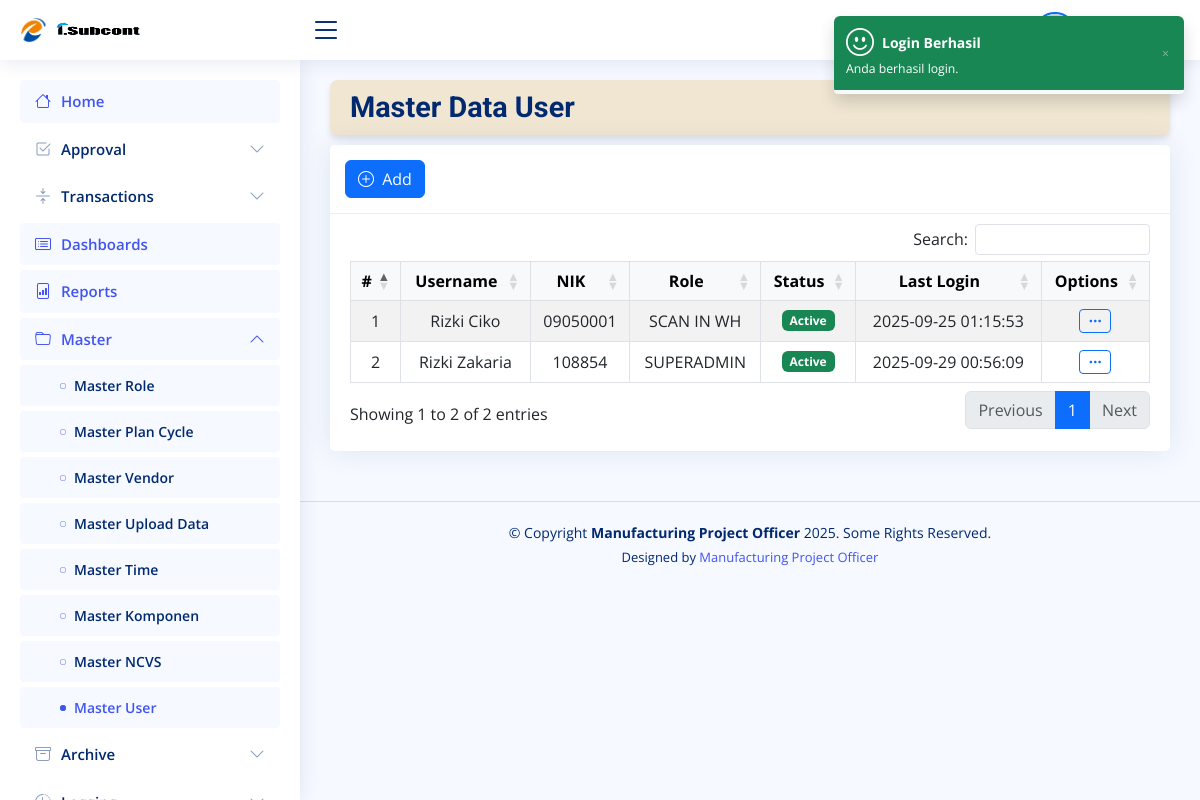
The app's page /pages/master-user.php (signed in) with its own data.
### tables this page shows
CREATE TABLE `menus` (
  `id` int(11) NOT NULL,
  `name` varchar(100) NOT NULL,
  `key_name` varchar(100) NOT NULL,
  `url` varchar(150) DEFAULT NULL,
  `icon` varchar(50) DEFAULT NULL,
  `parent_id` int(11) DEFAULT NULL,
  `ordering` int(11) DEFAULT 0,
  `is_active` tinyint(1) DEFAULT 1
);

CREATE TABLE `tbl_user` (
  `id_user` int(11) NOT NULL,
  `username` varchar(50) NOT NULL,
  `role_id` int(11) DEFAULT NULL,
  `nik_user` varchar(50) NOT NULL,
  `pass_user` varchar(255) NOT NULL,
  `pass_plain` varchar(255) NOT NULL,
  `last_login` timestamp NULL DEFAULT NULL,
  `is_deleted` tinyint(4) NOT NULL,
  `updated_by` varchar(50) NOT NULL,
  `timestamp` timestamp NOT NULL DEFAULT current_timestamp()
);

CREATE TABLE `roles` (
  `id` int(11) NOT NULL,
  `role_name` varchar(100) NOT NULL,
  `description` text DEFAULT NULL,
  `is_deleted` tinyint(4) NOT NULL,
  `updated_by` varchar(50) NOT NULL,
  `timestamp` timestamp NOT NULL DEFAULT current_timestamp()
);

### pages/master-user.php (the view, shortened to what this page needs)
<?php
require_once __DIR__ . '/../config/auth.php';
$users = mysqli_query($conn, "SELECT u.* , r.role_name
FROM tbl_user u
JOIN roles r ON u.role_id = r.id
WHERE u.is_deleted = '0'
ORDER BY timestamp DESC;");
?>
<!DOCTYPE html>
<html lang="en">
<head>
  <link href="../assets/vendor/bootstrap/css/bootstrap.min.css" rel="stylesheet">
  <link href="../assets/vendor/bootstrap-icons/bootstrap-icons.css" rel="stylesheet">
  <link href="../assets/vendor/boxicons/css/boxicons.min.css" rel="stylesheet">
  <link href="../assets/vendor/quill/quill.snow.css" rel="stylesheet">
  <link href="../assets/vendor/quill/quill.bubble.css" rel="stylesheet">
  <link href="../assets/vendor/remixicon/remixicon.css" rel="stylesheet">
  <link href="../assets/vendor/simple-datatables/style.css" rel="stylesheet">
  <link href="../assets/css/style.css" rel="stylesheet">
  <link href="https://cdn.jsdelivr.net/npm/select2@4.1.0-rc.0/dist/css/select2.min.css" rel="stylesheet" />
  <link href="https://cdn.jsdelivr.net/npm/select2@4.1.0-rc.0/dist/css/select2.min.css" rel="stylesheet" />
  <link rel="stylesheet" href="https://cdn.datatables.net/1.13.6/css/dataTables.bootstrap5.min.css">
  <link rel="stylesheet" href="https://cdn.datatables.net/buttons/2.4.1/css/buttons.bootstrap5.min.css">
  <link rel="stylesheet" href="https://cdn.datatables.net/responsive/2.5.0/css/responsive.bootstrap5.min.css">
</head>
<body>
  <?php
  include_once __DIR__ . '/../includes/header.php';
  ?>
  <main id="main" class="main">
    <div class="pagetitle text-black" style="background-color: #f0e6d2; padding: 10px 20px; border-radius: 8px; box-shadow: 0 4px 6px rgba(0,0,0,0.1);">
      <h1 style="font-size: 1.8rem; font-weight: 700; font-family: 'Roboto', sans-serif;">
        Master Data User
      </h1>
    </div>
    <section class="section">
      <div class="row">
        <div class="col-lg-12">
          <div class="card">
            <div class="card-header text-black">
              <div class="d-flex justify-content-between align-items-center w-100">
                <button type="button" class="btn btn-primary" data-bs-toggle="modal" data-bs-target="#tambahUserModal">
                  <i class="bi bi-plus-circle me-1"></i> Add
                </button>
              </div>
            </div>
            <div class="card-body" style="margin-top: 10px;">
              <div class="table-responsive" id="userTable">
                <table id="example1" class="table table-bordered table-striped text-center align-middle">
                  <thead class="table-light">
                    <tr>
                      <th class="text-center">#</th>
                      <th class="text-center">Username</th>
                      <th class="text-center">NIK</th>
                      <th class="text-center">Role</th>
                      <th class="text-center">Status</th>
                      <th class="text-center">Last Login</th>
                      <th class="text-center">Options</th>
                    </tr>
                  </thead>
                  <tbody class="table-border-bottom-0">
                    <?php $i = 1; ?>
                    <?php foreach ($users as $row) : ?>
                      <tr>
                        <td><?= $i ?></td>
                        <td><?= $row["username"]; ?></td>
                        <td><?= $row["nik_user"]; ?></td>
                        <td><?= $row["role_name"]; ?></td>
                        <td>
                          <?php if ($row["is_deleted"] == 0) : ?>
                            <span class="badge bg-success">Active</span>
                          <?php else : ?>
                            <span class="badge bg-danger">Inactive</span>
                          <?php endif; ?>
                        </td>
                        <td><?= $row['last_login'] ? $row['last_login'] : '<span class="text-muted">Belum pernah login</span>'; ?></td>
                        <td>
                          <div class="dropdown">
                            <button class="btn btn-sm btn-outline-primary" type="button" id="dropdownMenu<?= $row['id_user']; ?>" data-bs-toggle="dropdown" aria-expanded="false">
                              <i class="bi bi-three-dots"></i>
                            </button>
                          </div>
                        </td>
                      </tr>
                      <?php $i++; ?>
                    <?php endforeach; ?>
                  </tbody>
                </table>
              </div>
            </div>
          </div>
        </div>
      </div>
    </section>
  </main>
  <?php include_once __DIR__ . '/../includes/footer.php' ?>
  <link href="https://cdn.jsdelivr.net/npm/select2@4.1.0-rc.0/dist/css/select2.min.css" rel="stylesheet" />
  <?php include_once __DIR__ . '/../includes/notification.php'; ?>
</body>
</html>

### includes/header.php (shortened to what this page needs)
<header id="header" class="header fixed-top d-flex align-items-center">
  <div class="d-flex align-items-center justify-content-between">
    <a href="./../pages/index.php" class="logo d-flex align-items-center">
      <img src="../assets/img/Logo-Stg.png" alt="">
      <img src="../assets/img/isubcont.png" alt="" style="width: 90px; height: 110px;">
    </a>
    <i class="bi bi-list toggle-sidebar-btn"></i>
  </div>
  <nav class="header-nav ms-auto">
    <ul class="d-flex align-items-center">
      <li class="nav-item dropdown pe-3">
        <a class="nav-link nav-profile d-flex align-items-center pe-0" href="#" data-bs-toggle="dropdown">
          <span class="d-none d-md-block dropdown-toggle ps-2 fw-semibold text-dark">
          </span>
        </a>
      </li>
    </ul>
  </nav>
</header>
<aside id="sidebar" class="sidebar">
  <ul class="sidebar-nav" id="sidebar-nav">
    <?php
     $role_id = isset($_SESSION['role_id']) ? (int)$_SESSION['role_id'] : 0;
     $page = $page ?? '';
     $sql = "SELECT m.*
         FROM menus m
         JOIN role_permissions rp ON rp.menu_id = m.id
         WHERE rp.role_id = '{$role_id}' AND rp.allowed = 1
         ORDER BY COALESCE(m.parent_id, 0), m.ordering ASC";
     $res = mysqli_query($conn, $sql);
     $menusByParent = [];
     $menusById = [];
     while ($r = mysqli_fetch_assoc($res)) {
       $r['id'] = (int)$r['id'];
       $r['parent_id'] = is_null($r['parent_id']) || $r['parent_id'] === '' ? 0 : (int)$r['parent_id'];
       $menusByParent[$r['parent_id']][] = $r;
       $menusById[$r['id']] = $r;
     }
     $activeMenuId = null;
     foreach ($menusById as $id => $m) {
       if (!empty($m['key_name']) && $m['key_name'] === $page) {
         $activeMenuId = $id;
         break;
       }
     }
     $openIds = [];
     if ($activeMenuId) {
       $cursor = $activeMenuId;
       while (!empty($menusById[$cursor]['parent_id'])) {
         $parent = (int)$menusById[$cursor]['parent_id'];
         $openIds[$parent] = true;
         $cursor = $parent;
       }
     }
     function renderMenuTree($parent_id, $menusByParent, $menusById, $activeMenuId, $openIds)
     {
       foreach ($menusByParent[$parent_id] as $menu) {
         $id = (int)$menu['id'];
         $hasChild = !empty($menusByParent[$id]);
         $isActive = ($activeMenuId === $id);
         $isOpen   = isset($openIds[$id]);
         $icon = $menu['icon'] ?: ($hasChild ? 'bi bi-folder' : 'bi bi-circle');
         echo '<li class="nav-item">';
         if ($hasChild) {
           echo '<a class="nav-link ' . ($isOpen ? '' : 'collapsed') . '" data-bs-target="#menu-' . $id . '" data-bs-toggle="collapse" href="#">';
           echo '<i class="' . htmlspecialchars($icon) . '"></i><span>' . htmlspecialchars($menu['name']) . '</span>';
           echo '<i class="bi bi-chevron-down ms-auto"></i></a>';
           echo '<ul id="menu-' . $id . '" class="nav-content collapse ' . ($isOpen ? 'show' : '') . '" data-bs-parent="#sidebar-nav">';
           renderMenuTree($id, $menusByParent, $menusById, $activeMenuId, $openIds);
           echo '</ul>';
         } else {
           echo '<a class="nav-link ' . ($isActive ? 'active' : '') . '" href="' . htmlspecialchars($menu['url']) . '">';
           echo '<i class="' . htmlspecialchars($icon) . '"></i><span>' . htmlspecialchars($menu['name']) . '</span></a>';
         }
         echo '</li>';
       }
     }
     renderMenuTree(0, $menusByParent, $menusById, $activeMenuId, $openIds);
     ?>
  </ul>
</aside>

### assets/css/style.css (style rules this page uses)
:root { scroll-behavior: smooth; }
body { font-family: "Open Sans", sans-serif; background: #f6f9ff; color: #444444; }
a { color: #4154f1; text-decoration: none; }
h1, h2, h3, h4, h5, h6 { font-family: "Nunito", sans-serif; }
#main { margin-top: 60px; padding: 20px 30px; transition: all 0.3s; }
.pagetitle { margin-bottom: 10px; }
.pagetitle h1 { font-size: 24px; margin-bottom: 0; font-weight: 600; color: #012970; }
.card { margin-bottom: 30px; border: none; border-radius: 5px; box-shadow: 0px 0 30px rgba(1, 41, 112, 0.1); }
.card-header, .card-footer { border-color: #ebeef4; background-color: #fff; color: #798eb3; padding: 15px; }
.card-body { padding: 0 20px 20px 20px; }
.logo { line-height: 1; }
@media (min-width: 1200px) { .logo { width: 280px; } }
.logo img { max-height: 26px; margin-right: 6px; }
.header { transition: all 0.5s; z-index: 997; height: 60px; box-shadow: 0px 2px 20px rgba(1, 41, 112, 0.1); background-color: #fff; padding-left: 20px; }
.header .toggle-sidebar-btn { font-size: 32px; padding-left: 10px; cursor: pointer; color: #012970; }
.header-nav ul { list-style: none; }
.header-nav > ul { margin: 0; padding: 0; }
.header-nav .nav-profile { color: #012970; }
.header-nav .nav-profile span { font-size: 14px; font-weight: 600; }
.sidebar { position: fixed; top: 60px; left: 0; bottom: 0; width: 300px; z-index: 996; transition: all 0.3s; padding: 20px; overflow-y: auto; scrollbar-width: thin; scrollbar-color: #aab7cf transparent; box-shadow: 0px 0px 20px rgba(1, 41, 112, 0.1); background-color: #fff; }
@media (min-width: 1200px) { #main, #footer { margin-left: 300px; } }
.sidebar-nav { padding: 0; margin: 0; list-style: none; }
.sidebar-nav li { padding: 0; margin: 0; list-style: none; }
.sidebar-nav .nav-item { margin-bottom: 5px; }
.sidebar-nav .nav-link { display: flex; align-items: center; font-size: 15px; font-weight: 600; color: #4154f1; transition: 0.3; background: #f6f9ff; padding: 10px 15px; border-radius: 4px; }
.sidebar-nav .nav-link i { font-size: 16px; margin-right: 10px; color: #4154f1; }
.sidebar-nav .nav-link.collapsed { color: #012970; background: #fff; }
.sidebar-nav .nav-link.collapsed i { color: #899bbd; }
.sidebar-nav .nav-link .bi-chevron-down { margin-right: 0; transition: transform 0.2s ease-in-out; }
.sidebar-nav .nav-link:not(.collapsed) .bi-chevron-down { transform: rotate(180deg); }
.sidebar-nav .nav-content { padding: 5px 0 0 0; margin: 0; list-style: none; }
.sidebar-nav .nav-content a { display: flex; align-items: center; font-size: 14px; font-weight: 600; color: #012970; transition: 0.3; padding: 10px 0 10px 40px; transition: 0.3s; }
.sidebar-nav .nav-content a i { font-size: 6px; margin-right: 8px; line-height: 0; border-radius: 50%; }
.sidebar-nav .nav-content a:hover, .sidebar-nav .nav-content a.active { color: #4154f1; }
.sidebar-nav .nav-content a.active i { background-color: #4154f1; }

### records on screen
menus: name "Home"
menus: name "Approval"
menus: name "Transactions"
menus: name "Dashboards"
menus: name "Reports"
menus: name "Master"
menus: name "Master Role"
menus: name "Master Plan Cycle"
menus: name "Master Vendor"
menus: name "Master Upload Data"
menus: name "Master Time"
menus: name "Master Komponen"
menus: name "Master NCVS"
menus: name "Master User"
menus: name "Archive"
tbl_user: username "Rizki Ciko", nik_user "09050001", role.role_name "SCAN IN WH", is_deleted "Active", last_login "2025-09-25 01:15:53"
tbl_user: username "Rizki Zakaria", nik_user "108854", role.role_name "SUPERADMIN", is_deleted "Active", last_login "2025-09-29 00:56:09"

### other values on screen
$login_title "Login Berhasil"
$login_message "Anda berhasil login."
